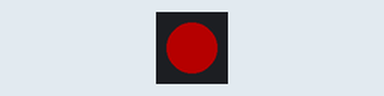
Bench run of a program on a simulated ESP32 board running MicroPython. Parts: 1 RGB LEDs in strip order, left to right. Dim RGB values are drawn brighter than linear; what the program prints to the serial console is not drawn. At 4.8 s the program stops and its outputs stay as they are.

Above: at 0.2 s.
At 1.0 s:
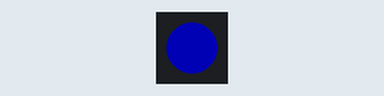
At 2.2 s:
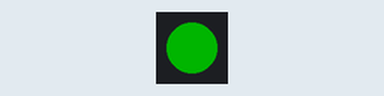
At 3.0 s:
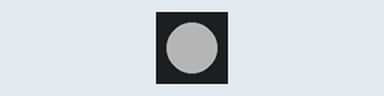
Timing chart, 0 to 3.7 s (numbered marks = the images above):
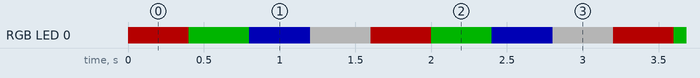

Measured:
- by itself, RGB LED 0: repeats every 1.6 s: RGB(0, 64, 0) 0.40 s, RGB(0, 0, 64) 0.40 s, RGB(64, 64, 64) 0.40 s, RGB(64, 0, 0) 0.40 s

The program:

rgb_led.py
```python
# 板载 WS2812 RGB 灯测试（无需接线）
# 出厂原理图与例程确认：数据脚 GPIO48，1 颗灯珠
# 运行：python -m mpremote connect COMx run esp32/rgb_led.py

import time

from machine import Pin
from neopixel import NeoPixel

np = NeoPixel(Pin(48, Pin.OUT), 1)
colors = [(64, 0, 0), (0, 64, 0), (0, 0, 64), (64, 64, 64)]
for _ in range(3):
    for color in colors:
        np[0] = color
        np.write()
        time.sleep_ms(400)
np[0] = (0, 0, 64)
np.write()
print("rgb led test done")
```
